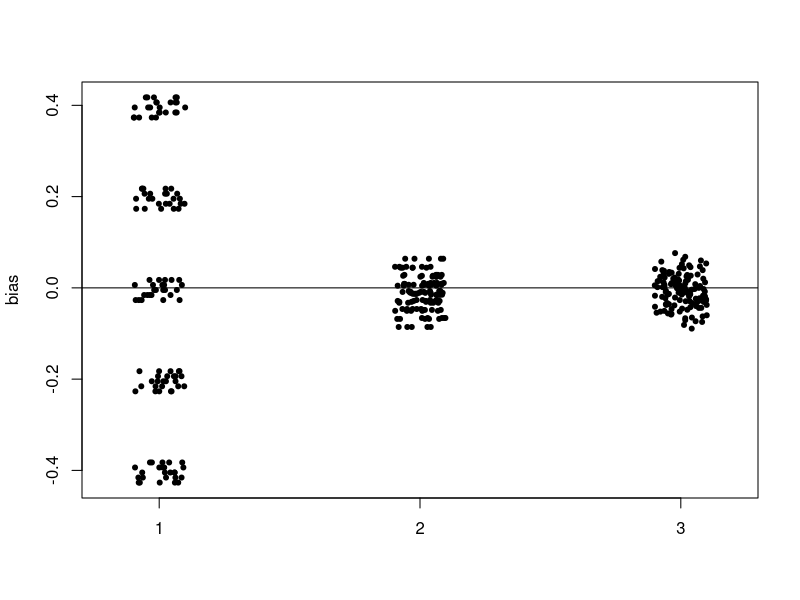
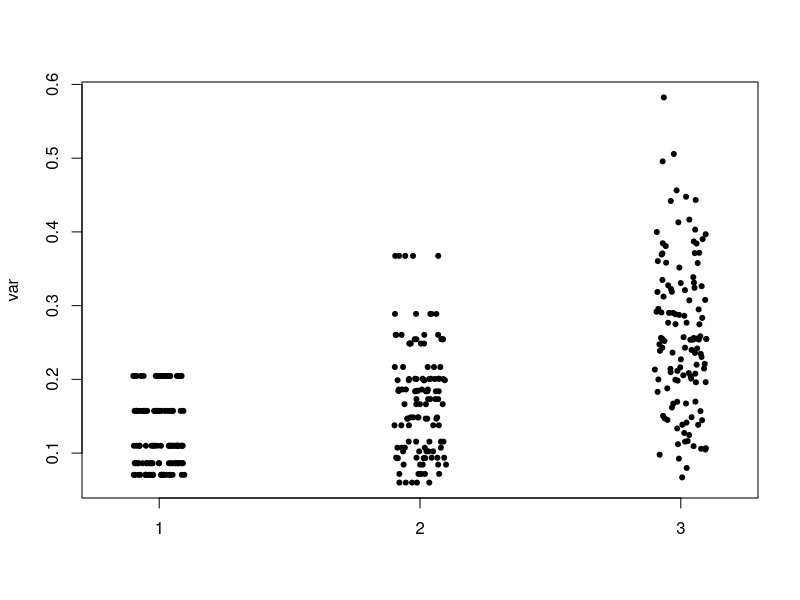
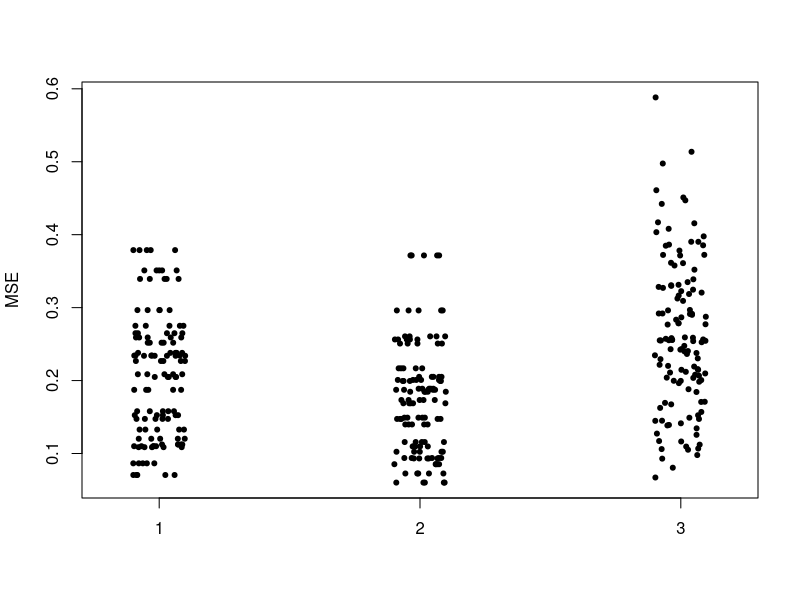

Here is the R script that generated these plots, in order:
# Simulation of regression to compare linear models with different
#   numbers of variables.
# Model is E(Y) = 0 + 1 X1 + 1 X2 + e   with e~N(0,1)
# Three variables are measured: x1,x2,x3.  All are generated U(0,1)

# We fit 3 models: 
#   1: X1   2: X1, X2    3: X1, X2, X3
# We then compute predicted values at a small grid of points:
#  (.1,.3,.5,.7,.9)^3
# We compute the bias, variance, and MSE of the prediction at each X-combo
# We then summarize these results in plots and with summary statistics
# We also compute the model-based estimate of variance and estimate
#   its expectation as the average across simulations 



set.seed(392039853)

reps <- 200 # Number of data sets
N <- 20      # Sample size

# Create test data
test <- expand.grid(x1 = c(.1,.3,.5,.7,.9), x2 = c(.1,.3,.5,.7,.9), x3=c(.1,.3,.5,.7,.9))

# Assuming beta1=1, beta2=1, beta3=0
# Create vector of true means = 1*x1 + 1*x2
mu <- test$x1 + test$x2

# Prepare for looping over reps
counter <- 1
# Matrix to save predictions: rows are replicates, 
#   columns are different X combinations times 3 (one for each model)
save.pred <- matrix(data=NA, ncol=3*nrow(test), nrow=reps)
# Matrix to save estimates of sigma^2
#   Rows are replicates, columns are different models 
save.sig <- matrix(data=NA, ncol=3, nrow=reps)

# Loop to generate data, analyze, and save results
for(counter in c(1:reps)){
# Generating Uniform X's and Normal errors
  x1 <- runif(n=N)
  x2 <- runif(n=N)
  x3 <- runif(n=N)
  ep <- rnorm(n=N)
# Setting beta1=1, beta2=1, beta3=0
  y <- 1*x1 + 1*x2 + ep

# reg* is model-fit object, sig* is MSE, pred* is list of predicted values over grid 
  reg1 <- lm(y~x1)
  sig1 <- sum(resid(reg1)^2) / reg1$df.residual
# Could have used summary(reg1)$sigma^2
  pred1 <- predict(reg1,newdata=test)

  reg2 <- lm(y~x1 + x2)
  sig2 <- sum(resid(reg2)^2) / reg2$df.residual
  pred2 <- predict(reg2,newdata=test)

  reg3 <- lm(y~x1 + x2 + x3)
  sig3 <- sum(resid(reg3)^2) / reg3$df.residual
  pred3 <- predict(reg3,newdata=test)

# Saving all results into storage objects and incrementing row counter
  save.pred[counter,] <- c(pred1, pred2, pred3)
  save.sig[counter,] <- c(sig1,sig2,sig3)
  counter <- counter + 1
}

# Estimate bias, variance, and MSE of predictions at each X-combo
mean.pred <- apply(save.pred, MARGIN=2, FUN=mean)
bias <- mean.pred - rep(mu, times=3)
var <- apply(save.pred, MARGIN=2, FUN=var)
MSE <- bias^2 + var

# Vector of model numbers
model <- rep(c(1,2,3), each=nrow(test))

# Plots
win.graph(height=5, width=5, pointsize=15)
stripchart(bias ~ model, method="jitter", jitter=.1, vertical=TRUE, pch=20)
abline(h=0, lty="solid")

win.graph(height=5, width=5, pointsize=15)
stripchart(var ~ model, method="jitter", jitter=.1, vertical=TRUE, pch=20)

win.graph(height=5, width=5, pointsize=15)
stripchart(MSE ~ model, method="jitter", jitter=.1, vertical=TRUE, pch=20)

# Summary statistics for variances and MSEs for prediction by model
mean(var[which(model==1)])
mean(var[which(model==2)])
mean(var[which(model==3)])
mean(MSE[which(model==1)])
mean(MSE[which(model==2)])
mean(MSE[which(model==3)])

# Mean of model-based estimates of variance 
apply(save.sig,MARGIN=2,FUN=mean) 


